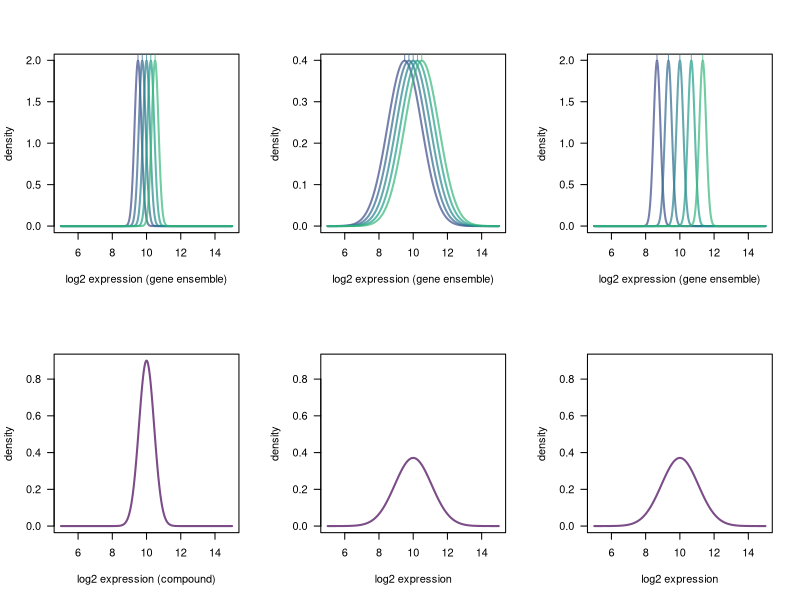

Reproduce this figure in R.
# Simulation of the mixed distribution, Figure S2

library(viridis)

COL1 = viridis(10, alpha=0.7)
COL2 = viridis(10, alpha=0.7)


x <- seq(5,15,0.01)
subs1 <-  seq(9.5,10.5, length.out=5) # rnorm(5,10,.25)
subs2 <-  seq(8.66359,11.33641, length.out=5)


msubs1 <- mean(subs1)
msubs2 <- mean(subs2)
vsubs1 <- var(subs1)
vsubs2 <- var(subs2)

dsubs1 <- lapply(subs1, function(z) dnorm(x, z, .2 ) )
dsubs1_2 <- lapply(subs1, function(z) dnorm(x, z, 1 ) )
dsubs2 <- lapply(subs2, function(z) dnorm(x, z, .2 ) )

ind1 <- dnorm(x, msubs1, sqrt(vsubs1+.2^2) )
ind1_2 <- dnorm(x, msubs1, sqrt(vsubs1+1^2) )
ind2 <- dnorm(x, msubs2, sqrt(vsubs2+.2^2) )


setwd("/media/yuri/Data/home1/GNI_data/infection/ResultsSciRep/Figures")

pdf("FigureS2.pdf", paper="a4r", width=9, height=6)

par(mfrow=c(2,3))
plot(x, dsubs1[[1]], type="l", col=COL2[3], lwd=2, las=1, xlab="log2 expression (gene ensemble)", ylab="density", las=1)
for(i in 2:length(subs1)) { lines(x, dsubs1[[i]], col=COL2[i+2], lwd=2) }
segments(x0 = subs1, y0=1/(.2*sqrt(2*pi)), x1=subs1, y1= 1/(.2*sqrt(2*pi)) + .07,  col=COL2[3:10], lwd=1)
plot(x, dsubs1_2[[1]], type="l", col=COL2[3], lwd=2, las=1, xlab="log2 expression (gene ensemble)", ylab="density", las=1)
for(i in 2:length(subs1)) { lines(x, dsubs1_2[[i]], col=COL2[i+2], lwd=2) }
segments(x0 = subs1, y0=1/(1*sqrt(2*pi)), x1=subs1, y1=1/(1*sqrt(2*pi))+.03,  col=COL2[3:10], lwd=1)
plot(x, dsubs2[[1]], type="l", col=COL2[3], lwd=2, las=1, xlab="log2 expression (gene ensemble)", ylab="density", las=1)
for(i in 2:length(subs2)) { lines(x, dsubs2[[i]], col=COL2[i+2], lwd=2) }
segments(x0 = subs2, y0=1/(.2*sqrt(2*pi)), x1=subs2, y1= 1/(.2*sqrt(2*pi))+.07,  col=COL2[3:10], lwd=1)

plot(x, ind1, col=COL2[1], lwd=2, type="l", ylim=c(0,0.9), xlab="log2 expression (compound)", ylab="density", las=1)
plot(x, ind1_2, col=COL2[1], lwd=2, type="l", ylim=c(0,0.9), xlab="log2 expression", ylab="density", las=1)
plot(x, ind2, col=COL2[1], lwd=2, type="l", ylim=c(0,0.9), xlab="log2 expression", ylab="density", las=1)

dev.off()
